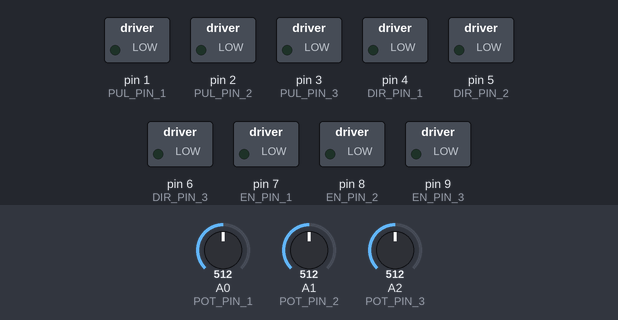
The sketch below on a simulated Arduino Uno, built with avr-gcc and run on an emulated ATmega328P. Shown: switched loads named in the sketch (green lamp = pin HIGH). The inputs (shaded band) are chosen by the test bench; at power-on: A0 (POT_PIN_1) = 512, A1 (POT_PIN_2) = 512, A2 (POT_PIN_3) = 512.

Above: at 1.2 s.
1.3 s: A0 (POT_PIN_1) set to 549
2.8 s: A0 (POT_PIN_1) set to 563
At 4.8 s:
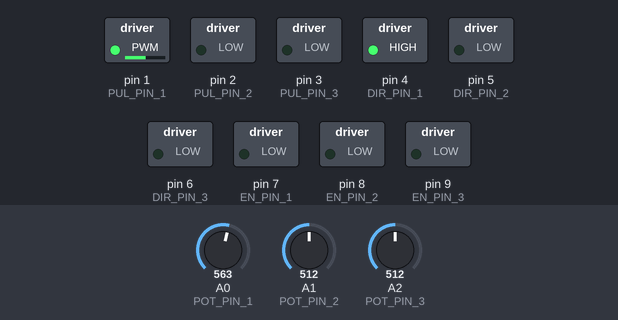
5.8 s: A1 (POT_PIN_2) set to 553
8.8 s: A1 (POT_PIN_2) set to 577
At 9.3 s:
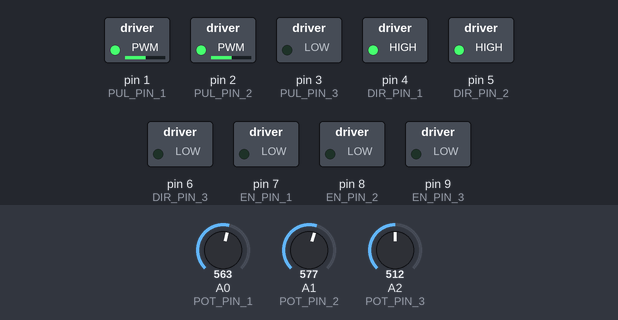
10.3 s: A2 (POT_PIN_3) set to 554
11.8 s: A2 (POT_PIN_3) set to 571
At 12.1 s:
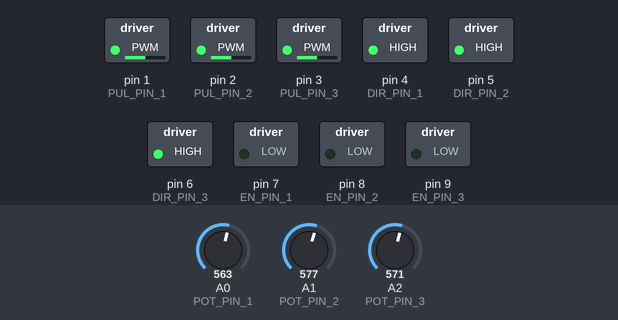
Timing chart, 0 to 15.8 s (numbered marks = the images above; inputs shaded):
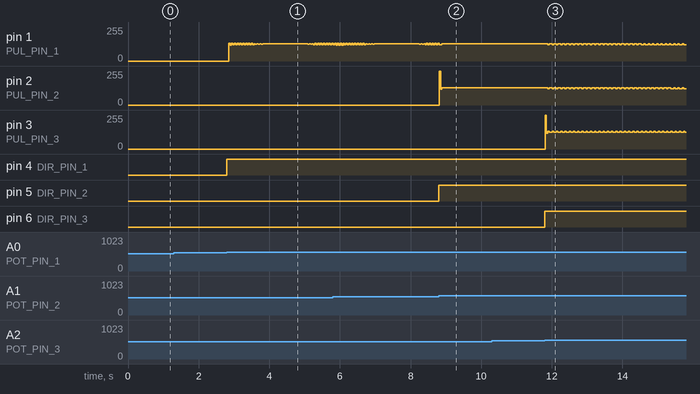

Measured:
- the behaviour switches between 562 and 563 on A0 (POT_PIN_1) (found by bisection; images 0 and 1)
- the behaviour switches between 562 and 563 on A1 (POT_PIN_2) (found by bisection; images 1 and 2)
- the behaviour switches between 562 and 563 on A2 (POT_PIN_3) (found by bisection; images 2 and 3)
- after the input at 1.3 s, every drawn part: stays the same
- after the input at 2.8 s, pin 4 (DIR_PIN_1): LOW → HIGH at once
- after the input at 8.8 s, pin 2 (PUL_PIN_2): 0/255 → 130/255 at once; pin 5 (DIR_PIN_2): LOW → HIGH at once
- after the input at 10.3 s, every drawn part: stays the same
- after the input at 11.8 s, pin 6 (DIR_PIN_3): LOW → HIGH at once

The sketch:

control_brazo_manual.ino
```cpp
// Define pins for Motor 1
const int PUL_PIN_1 = 1;   // Pulse Pin Motor 1
const int DIR_PIN_1 = 4;   // Direction Pin Motor 1
const int EN_PIN_1 = 7;    // Enable Pin Motor 1

// Define pins for Motor 2
const int PUL_PIN_2 = 2;   // Pulse Pin Motor 2
const int DIR_PIN_2 = 5;   // Direction Pin Motor 2
const int EN_PIN_2 = 8;    // Enable Pin Motor 2

// Define pins for Motor 3
const int PUL_PIN_3 = 3;   // Pulse Pin Motor 3
const int DIR_PIN_3 = 6;   // Direction Pin Motor 3
const int EN_PIN_3 = 9;    // Enable Pin Motor 3

// Potentiometer pins
const int POT_PIN_1 = A0;  // Potentiometer for Motor 1
const int POT_PIN_2 = A1;  // Potentiometer for Motor 2
const int POT_PIN_3 = A2;  // Potentiometer for Motor 3

// Motor parameters
const unsigned long MIN_PULSE_DELAY = 50;   // Minimum delay between pulses (microseconds)
const unsigned long MAX_PULSE_DELAY = 2000; // Maximum delay between pulses (microseconds)
const int DEAD_ZONE = 50;                  // Dead zone around center position

// Timing variables for each motor
unsigned long lastPulseTime1 = 0;
unsigned long lastPulseTime2 = 0;
unsigned long lastPulseTime3 = 0;
unsigned long pulseDelay1 = MAX_PULSE_DELAY;
unsigned long pulseDelay2 = MAX_PULSE_DELAY;
unsigned long pulseDelay3 = MAX_PULSE_DELAY;
bool pulseState1 = LOW;
bool pulseState2 = LOW;
bool pulseState3 = LOW;

void setup() {
  // Configure all pins
  pinMode(PUL_PIN_1, OUTPUT);
  pinMode(DIR_PIN_1, OUTPUT);
  pinMode(EN_PIN_1, OUTPUT);
  pinMode(PUL_PIN_2, OUTPUT);
  pinMode(DIR_PIN_2, OUTPUT);
  pinMode(EN_PIN_2, OUTPUT);
  pinMode(PUL_PIN_3, OUTPUT);
  pinMode(DIR_PIN_3, OUTPUT);
  pinMode(EN_PIN_3, OUTPUT);

  // Enable all motor drivers
  digitalWrite(EN_PIN_1, LOW);
  digitalWrite(EN_PIN_2, LOW);
  digitalWrite(EN_PIN_3, LOW);
}

void loop() {
  // Read all potentiometers
  int potValue1 = analogRead(POT_PIN_1);
  int potValue2 = analogRead(POT_PIN_2);
  int potValue3 = analogRead(POT_PIN_3);

  // Handle Motor 1
  if (potValue1 < 512 - DEAD_ZONE) {
    digitalWrite(DIR_PIN_1, LOW);
    pulseDelay1 = map(potValue1, 0, 512 - DEAD_ZONE, MIN_PULSE_DELAY, MAX_PULSE_DELAY);
  }
  else if (potValue1 > 512 + DEAD_ZONE) {
    digitalWrite(DIR_PIN_1, HIGH);
    pulseDelay1 = map(potValue1, 512 + DEAD_ZONE, 1023, MAX_PULSE_DELAY, MIN_PULSE_DELAY);
  }
  else {
    pulseDelay1 = 0;  // Stop motor 1
  }

  // Handle Motor 2
  if (potValue2 < 512 - DEAD_ZONE) {
    digitalWrite(DIR_PIN_2, LOW);
    pulseDelay2 = map(potValue2, 0, 512 - DEAD_ZONE, MIN_PULSE_DELAY, MAX_PULSE_DELAY);
  }
  else if (potValue2 > 512 + DEAD_ZONE) {
    digitalWrite(DIR_PIN_2, HIGH);
    pulseDelay2 = map(potValue2, 512 + DEAD_ZONE, 1023, MAX_PULSE_DELAY, MIN_PULSE_DELAY);
  }
  else {
    pulseDelay2 = 0;  // Stop motor 2
  }

  // Handle Motor 3
  if (potValue3 < 512 - DEAD_ZONE) {
    digitalWrite(DIR_PIN_3, LOW);
    pulseDelay3 = map(potValue3, 0, 512 - DEAD_ZONE, MIN_PULSE_DELAY, MAX_PULSE_DELAY);
  }
  else if (potValue3 > 512 + DEAD_ZONE) {
    digitalWrite(DIR_PIN_3, HIGH);
    pulseDelay3 = map(potValue3, 512 + DEAD_ZONE, 1023, MAX_PULSE_DELAY, MIN_PULSE_DELAY);
  }
  else {
    pulseDelay3 = 0;  // Stop motor 3
  }

  // Generate pulses for Motor 1
  if (pulseDelay1 > 0) {
    unsigned long currentTime = micros();
    if (currentTime - lastPulseTime1 >= pulseDelay1) {
      pulseState1 = !pulseState1;
      digitalWrite(PUL_PIN_1, pulseState1);
      lastPulseTime1 = currentTime;
    }
  }

  // Generate pulses for Motor 2
  if (pulseDelay2 > 0) {
    unsigned long currentTime = micros();
    if (currentTime - lastPulseTime2 >= pulseDelay2) {
      pulseState2 = !pulseState2;
      digitalWrite(PUL_PIN_2, pulseState2);
      lastPulseTime2 = currentTime;
    }
  }

  // Generate pulses for Motor 3
  if (pulseDelay3 > 0) {
    unsigned long currentTime = micros();
    if (currentTime - lastPulseTime3 >= pulseDelay3) {
      pulseState3 = !pulseState3;
      digitalWrite(PUL_PIN_3, pulseState3);
      lastPulseTime3 = currentTime;
    }
  }
}
```
